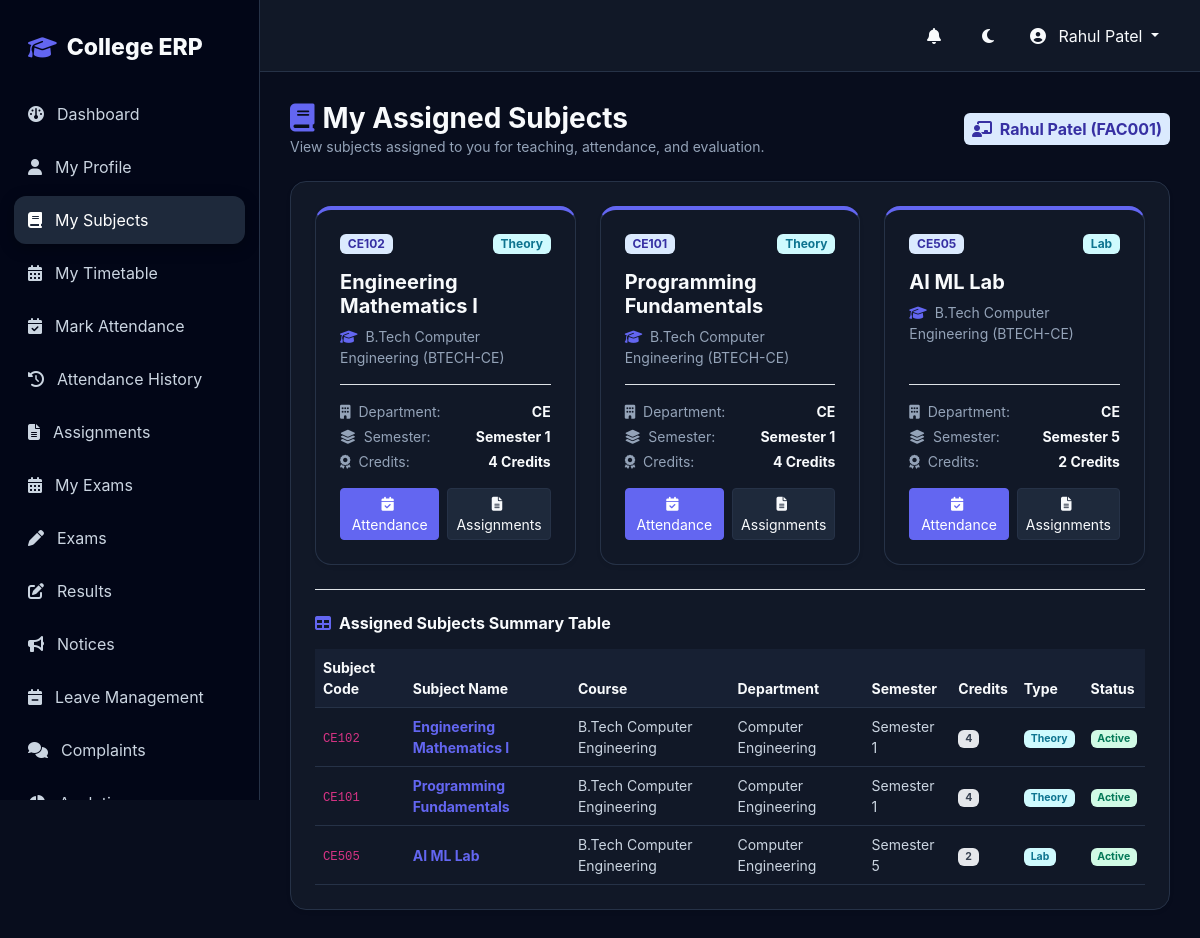
/faculty/my-subjects/ (signed in), run on the app's committed database.
### faculty/models.py (models this page shows, shortened)
class Faculty(models.Model):
    user = models.OneToOneField(
        User,
        on_delete=models.CASCADE,
        related_name="faculty_profile",
        blank=True,
        null=True,
    )
    faculty_id = models.CharField(
        max_length=30,
        unique=True
    )
    profile_photo = models.ImageField(
        upload_to="faculty/",
        blank=True,
        null=True
    )
    first_name = models.CharField(
        max_length=100
    )
    last_name = models.CharField(
        max_length=100
    )
    email = models.EmailField()
    phone = models.CharField(
        max_length=15,
        blank=True
    )
    qualification = models.CharField(
        max_length=200,
        blank=True
    )
    experience_years = models.PositiveIntegerField(
        default=0
    )
    department = models.ForeignKey(
        Department,
        on_delete=models.PROTECT,
        related_name="faculty_members"
    )
    joining_date = models.DateField(
        blank=True,
        null=True
    )
    is_active = models.BooleanField(
        default=True
    )
    created_at = models.DateTimeField(
        auto_now_add=True
    )
    updated_at = models.DateTimeField(
        auto_now=True
    )
    class Meta:
        ordering = ["faculty_id"]
    @property
    def full_name(self):
        return f"{self.first_name} {self.last_name}".strip()

### academics/models.py (models this page shows, shortened)
class Subject(models.Model):
    SUBJECT_TYPES = [
        ("THEORY", "Theory"),
        ("PRACTICAL", "Practical"),
        ("LAB", "Lab"),
    ]
    course = models.ForeignKey(
        Course,
        on_delete=models.CASCADE,
        related_name="subjects"
    )
    semester = models.ForeignKey(
        Semester,
        on_delete=models.CASCADE,
        related_name="subjects"
    )
    name = models.CharField(max_length=150)
    code = models.CharField(max_length=30, unique=True)
    credits = models.PositiveIntegerField(default=3)
    subject_type = models.CharField(
        max_length=20,
        choices=SUBJECT_TYPES,
        default="THEORY"
    )
    is_active = models.BooleanField(default=True)
    class Meta:
        ordering = ["name"]

class Course(models.Model):
    department = models.ForeignKey(
        Department,
        on_delete=models.CASCADE,
        related_name="courses"
    )
    name = models.CharField(max_length=150)
    code = models.CharField(max_length=30, unique=True)
    duration_years = models.PositiveIntegerField(default=4)
    description = models.TextField(blank=True)
    is_active = models.BooleanField(default=True)
    class Meta:
        ordering = ["name"]

class Department(models.Model):
    name = models.CharField(max_length=150)
    code = models.CharField(max_length=20, unique=True)
    description = models.TextField(blank=True)
    hod_name = models.CharField(max_length=150, blank=True)
    is_active = models.BooleanField(default=True)
    class Meta:
        ordering = ["name"]

class Semester(models.Model):
    name = models.CharField(max_length=50)
    number = models.PositiveIntegerField()
    is_active = models.BooleanField(default=False)
    class Meta:
        ordering = ["number"]

### faculty/views.py (the view)
@login_required
def my_subjects(request):
    faculty = getattr(request.user, "faculty_profile", None)
    if not faculty:
        faculty = Faculty.objects.filter(user=request.user, is_active=True).first()
    if not faculty:
        messages.error(request, "Faculty profile not found.")
        return redirect("dashboard")
    subjects = Subject.objects.filter(
        faculty_assignments__faculty=faculty,
        faculty_assignments__is_active=True,
        is_active=True
    ).select_related("course", "semester", "course__department").distinct().order_by("semester__number", "name")
    context = {
        "faculty": faculty,
        "subjects": subjects,
    }
    return render(request, "faculty/my_subjects.html", context)

### notifications/context_processors.py (called while the page is built)
def unread_notifications(request):
    if request.user.is_authenticated:
        count = Notification.objects.filter(recipient=request.user, is_read=False).count()
        return {"unread_notifications_count": count}
    return {"unread_notifications_count": 0}

### templates/faculty/my_subjects.html (shortened to what this page needs)
{% extends "base.html" %}
{% block content %}
<div class="container-fluid p-0">
    <div class="d-flex flex-column flex-md-row justify-content-between align-items-md-center mb-4 gap-3">
        <div>
            <h1 class="h3 fw-bold m-0"><i class="fa-solid fa-book text-primary me-2"></i>My Assigned Subjects</h1>
            <p class="text-muted small m-0">View subjects assigned to you for teaching, attendance, and evaluation.</p>
        </div>
        <div class="badge bg-primary-subtle text-primary p-2 fs-6">
            <i class="fa-solid fa-chalkboard-user me-1"></i> {{ faculty.full_name }} ({{ faculty.faculty_id }})
        </div>
    </div>
    <div class="card border-0 shadow-sm rounded-4 p-4" style="background: var(--surface);">
        {% if subjects %}
        <div class="row g-4 mb-4">
            {% for s in subjects %}
            <div class="col-md-6 col-lg-4">
                <div class="card border-0 shadow-sm rounded-4 h-100 p-4" style="background: var(--surface-2); border-top: 4px solid var(--primary) !important;">
                    <div class="d-flex justify-content-between align-items-start mb-3">
                        <span class="badge bg-primary-subtle text-primary fw-bold">{{ s.code }}</span>
                        <span class="badge bg-info-subtle text-info">{{ s.get_subject_type_display }}</span>
                    </div>
                    <h5 class="fw-bold mb-2">{{ s.name }}</h5>
                    <p class="text-muted small mb-3">
                        <i class="fa-solid fa-graduation-cap me-1 text-primary"></i> {{ s.course.name }} ({{ s.course.code }})
                    </p>
                    <div class="border-top pt-3 mt-auto">
                        <div class="d-flex justify-content-between small text-muted mb-1">
                            <span><i class="fa-solid fa-building me-1"></i> Department:</span>
                            <strong class="text-body">{{ s.course.department.code|default:"General" }}</strong>
                        </div>
                        <div class="d-flex justify-content-between small text-muted mb-1">
                            <span><i class="fa-solid fa-layer-group me-1"></i> Semester:</span>
                            <strong class="text-body">{{ s.semester.name }}</strong>
                        </div>
                        <div class="d-flex justify-content-between small text-muted mb-3">
                            <span><i class="fa-solid fa-award me-1"></i> Credits:</span>
                            <strong class="text-body">{{ s.credits }} Credits</strong>
                        </div>
                        <div class="d-flex gap-2">
                            <a href="{% url 'mark_attendance' %}?subject={{ s.id }}" class="btn btn-primary btn-sm w-100">
                                <i class="fa-solid fa-calendar-check me-1"></i> Attendance
                            </a>
                            <a href="{% url 'faculty_assignments' %}" class="btn btn-outline-secondary btn-sm w-100">
                                <i class="fa-solid fa-file-lines me-1"></i> Assignments
                            </a>
                        </div>
                    </div>
                </div>
            </div>
            {% endfor %}
        </div>
        <div class="table-responsive border-top pt-4">
            <h6 class="fw-bold mb-3"><i class="fa-solid fa-table me-2 text-primary"></i>Assigned Subjects Summary Table</h6>
            <table class="table table-hover align-middle m-0 small">
                <thead>
                    <tr>
                        <th>Subject Code</th>
                        <th>Subject Name</th>
                        <th>Course</th>
                        <th>Department</th>
                        <th>Semester</th>
                        <th>Credits</th>
                        <th>Type</th>
                        <th>Status</th>
                    </tr>
                </thead>
                <tbody>
                    {% for s in subjects %}
                    <tr>
                        <td><code>{{ s.code }}</code></td>
                        <td><strong class="text-primary">{{ s.name }}</strong></td>
                        <td>{{ s.course.name }}</td>
                        <td>{{ s.course.department.name|default:"—" }}</td>
                        <td>{{ s.semester.name }}</td>
                        <td><span class="badge bg-secondary-subtle text-secondary">{{ s.credits }}</span></td>
                        <td><span class="badge bg-info-subtle text-info">{{ s.get_subject_type_display }}</span></td>
                        <td><span class="badge bg-success-subtle text-success">Active</span></td>
                    </tr>
                    {% endfor %}
                </tbody>
            </table>
        </div>
        {% else %}
        <div class="text-center py-5">
            <i class="fa-solid fa-book-open fa-3x text-muted mb-3"></i>
            <h5 class="fw-bold">No subjects assigned yet.</h5>
            <p class="text-muted small m-0">You currently do not have any teaching subject assignments registered in the system.</p>
        </div>
        {% endif %}
    </div>
</div>
{% endblock %}

### templates/base.html (shortened to what this page needs)
{% load static %}
<!DOCTYPE html>
<html lang="en">
<head>
    <link
        href="https://cdn.jsdelivr.net/npm/bootstrap@5.3.3/dist/css/bootstrap.min.css"
        rel="stylesheet"
    >
    <link
        href="https://cdnjs.cloudflare.com/ajax/libs/font-awesome/6.7.2/css/all.min.css"
        rel="stylesheet"
    >
    <link
        href="https://unpkg.com/aos@2.3.4/dist/aos.css"
        rel="stylesheet"
    >
</head>
<body>
    {% if user.is_authenticated %}
        {% include "components/sidebar.html" %}
        <main class="main">
            <nav class="navbar-custom">
                <div class="d-flex align-items-center gap-2">
                    <a
                        href="{% url 'notification_list' %}"
                        class="theme-btn position-relative me-1"
                        title="Notifications"
                        style="text-decoration: none; display: inline-flex; align-items: center; justify-content: center;"
                    >
                        <i class="fa-solid fa-bell"></i>
                    </a>
                    <button
                        class="theme-btn"
                        id="themeToggle"
                        title="Toggle theme"
                    >
                        <i class="fa-solid fa-moon"></i>
                    </button>
                    <div class="dropdown">
                        <button
                            class="btn dropdown-toggle"
                            data-bs-toggle="dropdown"
                            style="color: var(--text);"
                        >
                            <i class="fa-solid fa-circle-user me-2"></i>
                            {{ user.get_full_name|default:user.username }}
                        </button>
                    </div>
                </div>
            </nav>
            <section class="content">
                {% block content %}{% endblock %}
            </section>
        </main>
    {% else %}
        {% block auth_content %}{% endblock %}
    {% endif %}
</body>
</html>

### templates/base.html (style rules this page uses)
*, *::before, *::after { transition: background-color .25s ease, color .25s ease, border-color .25s ease; }
:root, [data-theme="dark"] { --bg: #080d1d; --surface: #111827; --surface-2: #172033; --surface-3: #1e293b; --border: #263247; --text: #f8fafc; --text-primary: #f8fafc; --text-secondary: #cbd5e1; --muted: #94a3b8; --primary: #6366f1; --primary-hover: #4f46e5; --primary-dark: #3730a3; --success: #22c55e; --danger: #ef4444; --warning: #f59e0b; --table-header: #172033; --table-cell: #111827; --table-hover: #1e293b; --card: #111827; --card-hover: #172033; --sidebar: #020617; }
body { margin: 0; background: var(--bg) !important; color: var(--text) !important; font-family: Inter, system-ui, -apple-system, BlinkMacSystemFont, "Segoe UI", sans-serif; }
h1, h2, h3, h4, h5, h6, .h1, .h2, .h3, .h4, .h5, .h6, .page-title, .student-name, .stat-value, .percentage { color: var(--text-primary) !important; }
body, p, label, li, dt, dd { color: var(--text-secondary); }
span:not(.badge):not(.status):not(.btn) { color: inherit; }
.text-muted, small.text-muted, span.text-muted, p.text-muted, div.text-muted, .subtitle, .stat-label, .stat-small, .text-muted.small, .extra-small { color: var(--muted) !important; }
.text-secondary { color: var(--text-secondary) !important; }
.text-primary { color: var(--primary) !important; }
.text-dark, .text-body, .text-black { color: var(--text-primary) !important; }
table, .table { color: var(--text-secondary) !important; --bs-table-color: var(--text-secondary) !important; --bs-table-bg: transparent !important; --bs-table-border-color: var(--border) !important; }
th, .table th, thead th { color: var(--text-primary) !important; background: var(--table-header) !important; border-color: var(--border) !important; }
td, .table td { color: var(--text-secondary) !important; background: var(--table-cell); border-color: var(--border) !important; }
.event-theory, .badge.bg-primary-subtle { background: #dbeafe !important; color: #3730a3 !important; font-weight: 700; }
.event-lab, .badge.bg-info-subtle { background: #cffafe !important; color: #0e7490 !important; font-weight: 700; }
.event-seminar, .badge.bg-success-subtle { background: #d1fae5 !important; color: #047857 !important; font-weight: 700; }
.event-tutorial, .badge.bg-secondary-subtle { background: #e5e7eb !important; color: #374151 !important; font-weight: 700; }
.dashboard-card, .stat-card, .card, .card-box, .filter-card, .student-card, .date-box, .student-profile-card, .empty-card, .empty-state { background: var(--surface) !important; border: 1px solid var(--border) !important; color: var(--text-secondary) !important; }
.navbar-custom { background: var(--surface) !important; border-bottom: 1px solid var(--border) !important; }
.btn-primary, .btn-primary:active, .btn-primary:focus { background: var(--primary) !important; border-color: var(--primary) !important; color: #ffffff !important; }
.btn-secondary, .btn-secondary:active, .btn-secondary:focus, .btn-outline-secondary, .btn-light { background: var(--surface-3) !important; border-color: var(--border) !important; color: var(--text-primary) !important; }
.theme-btn { border: 0; background: transparent; color: var(--text-primary); width: 42px; height: 42px; border-radius: 50%; display: flex; align-items: center; justify-content: center; cursor: pointer; }
a { color: var(--primary); text-decoration: none; }
.sidebar a, .btn, .dropdown-item, .nav-link, .navbar a { text-decoration: none; }
body { margin: 0; background: var(--bg); color: var(--text); font-family: Inter, system-ui, -apple-system, BlinkMacSystemFont, "Segoe UI", sans-serif; transition: background .3s ease, color .3s ease; }
.main { margin-left: 260px; min-height: 100vh; }
.navbar-custom { height: 72px; background: var(--card); border-bottom: 1px solid var(--border); display: flex; align-items: center; justify-content: space-between; padding: 0 28px; position: sticky; top: 0; z-index: 1000; }
.content { padding: 30px; }
.theme-btn { border: 0; background: transparent; color: var(--text); width: 42px; height: 42px; border-radius: 50%; }

### data on the page
Faculty: full_name "Rahul Patel", faculty_id "FAC001"
Subject: code "CE102", subject_type "Theory", name "Engineering Mathematics I", course.name "B.Tech Computer Engineering", course.code "BTECH-CE", course.department.code "CE", semester.name "Semester 1", credits "4", course.department.name "Computer Engineering"
Subject: code "CE101", subject_type "Theory", name "Programming Fundamentals", course.name "B.Tech Computer Engineering", course.code "BTECH-CE", course.department.code "CE", semester.name "Semester 1", credits "4", course.department.name "Computer Engineering"
Subject: code "CE505", subject_type "Lab", name "AI ML Lab", course.name "B.Tech Computer Engineering", course.code "BTECH-CE", course.department.code "CE", semester.name "Semester 5", credits "2", course.department.name "Computer Engineering"

### other printed values
{{ user.get_full_name|default:user.username }} "Rahul Patel"
